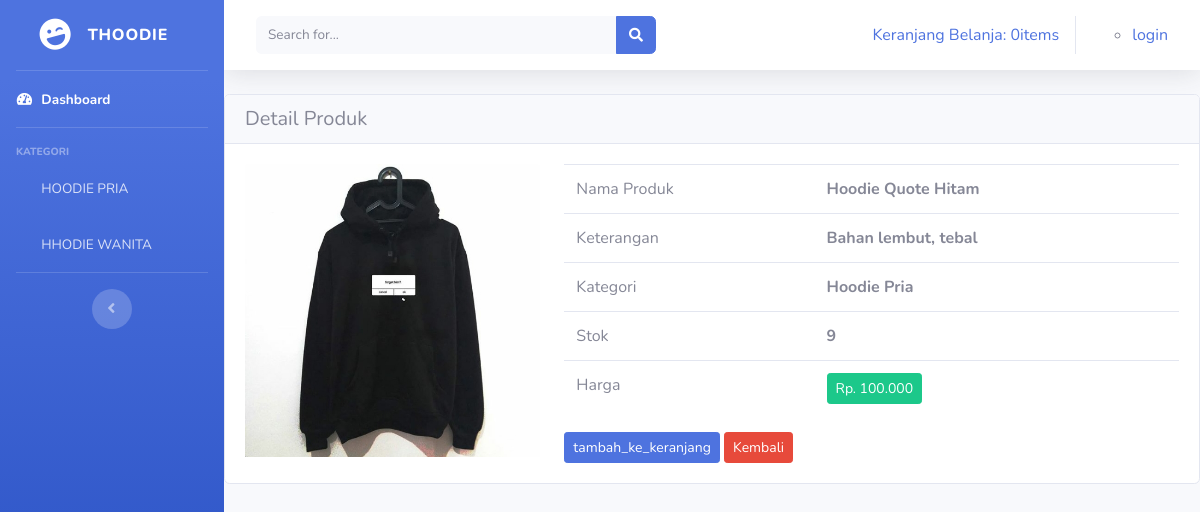
Screenshot of /index.php/dashboard/detail/1 with the database file from the repository.
### tables this page shows
CREATE TABLE IF NOT EXISTS `tbl_barang` (
`id_brg` int(11) NOT NULL,
  `nama_brg` varchar(120) NOT NULL,
  `keterangan` varchar(225) NOT NULL,
  `kategori` varchar(60) NOT NULL,
  `harga` int(11) NOT NULL,
  `stok` int(4) NOT NULL,
  `gambar` text NOT NULL
);

### application/controllers/dashboard.php (called while the page is built, shortened)
<?php
class Dashboard extends CI_Controller{
	public function detail($id_brg)
	{
		$data['barang'] = $this->model_barang->detail_brg($id_brg);
		$this->load->view('templates/header');
		$this->load->view('templates/sidebar');
		$this->load->view('detail_barang', $data);
		$this->load->view('templates/footer');
	}
}

### index.php (called while the page is built, shortened)
<?php
require_once BASEPATH.'core/CodeIgniter.php';

### application/models/model_barang.php (called while the page is built, shortened)
<?php
class model_barang extends CI_Model{
	public function detail_brg($id_brg)
	{
		$result = $this->db->where('id_brg',$id_brg)->get('tbl_barang');
		if($result->num_rows() > 0){
			return $result->result();
		}else{
			return false;
		}
	}
}

### application/views/detail_barang.php (the view)
<div class="cointainer-fluid">
	<div class="card">
	  <h5 class="card-header">Detail Produk</h5>
	  <div class="card-body">
	  	<?php foreach($barang as $brg): ?>
		    <div class="row">
		    	<div class="col-md-4">
		    		<img src="<?php echo base_url(). '/uploads/'.$brg->gambar ?>" class="card-img-top">
		    	</div>
		    	<div class="col-md-8">
		    		<table class="table">
		    			<tr>
		    				<td>Nama Produk</td>
		    				<td><strong><?php echo $brg->nama_brg ?></strong></td>
		    			</tr>
		    			<tr>
		    				<td>Keterangan</td>
		    				<td><strong><?php echo $brg->keterangan ?></strong></td>
		    			</tr>
		    			<tr>
		    				<td>Kategori</td>
		    				<td><strong><?php echo $brg->kategori ?></strong></td>
		    			</tr>
		    			<tr>
		    				<td>Stok</td>
		    				<td><strong><?php echo $brg->stok ?></strong></td>
		    			</tr>
		    			<tr>
		    				<td>Harga</td>
		    				<td><strong><div class="btn btn-sm btn-success">Rp. <?php echo number_format($brg->harga,0,',','.') ?></div></strong></td>
		    			</tr>
		    		</table>
		    		 <?php echo anchor('dashboard/tambah_ke_keranjang/' .$brg->id_brg, '<div class="btn btn-sm btn-primary"> tambah_ke_keranjang </div>') ?>
		    		  <?php echo anchor('dashboard/index/','<div class="btn btn-sm btn-danger"> Kembali </div>') ?>
		    	</div>
		    </div>
		<?php endforeach; ?>
	  </div>
	</div>
</div>

### rows the page displays
tbl_barang: gambar (picture), nama_brg "Hoodie Quote Hitam", keterangan "Bahan lembut, tebal", kategori "Hoodie Pria", stok "9", harga "100.000", id_brg "tambah_ke_keranjang"

### other values shown
anchor('dashboard/detail_keranjang',$keranjang) "Keranjang Belanja: 0items"
anchor ('auth/login', 'login') "login"
